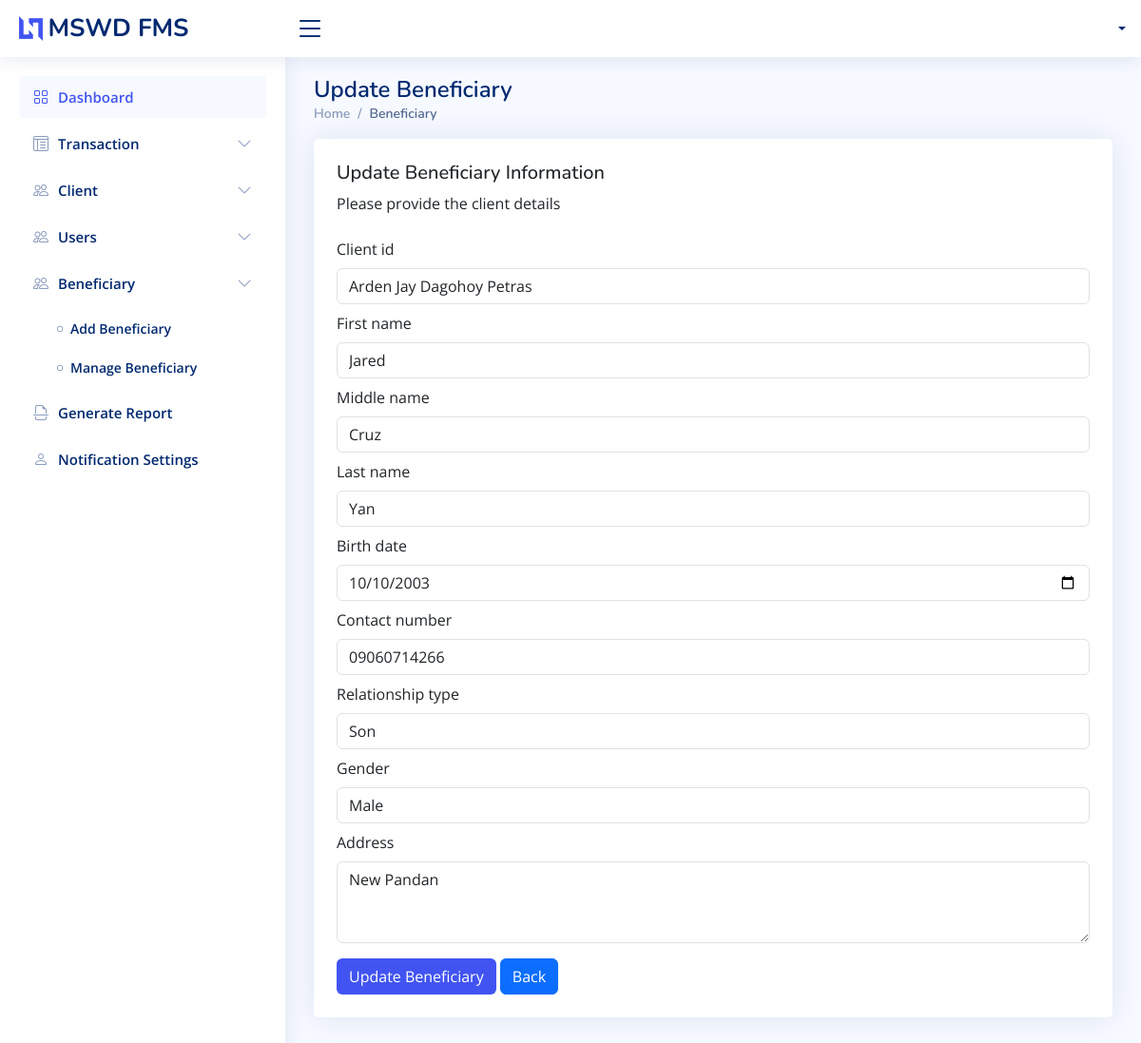
/beneficiary/update/1, run on the app's committed database.
### app/models.py (models this page shows, shortened)
class Beneficiary(models.Model):
    RELATIONSHIP_TYPE = (
        ('Father', 'Father'),
        ('Mother','Mother'),
        ('Son','Son'),
        ('Daughter','Daughter'),
        ('Grand parent', 'Grand parent'),
        ('Brother', 'Brother'),
        ('Sister', 'Sister'),
        ('Grand child', 'Grand child'),
        ('Aunt', 'Aunt'),
        ('Uncle', 'Uncle'),
        ('Niece', 'Niece'),
        ('Nephew', 'Nephew'),
        ('First Cousin', 'First Cousin'),
        ('Cousin', 'Cousin'),
        ('Relative', 'Relative'),
        ('Spouse', 'Spouse'),
        ('Child', 'Child'),
    )
    client_id = models.ForeignKey(
        Client, on_delete=models.SET_NULL, null=True, blank=True
    )
    first_name = models.CharField(max_length=50, null=False, db_index=True)
    middle_name = models.CharField(max_length=50, null=False, db_index=True)
    last_name = models.CharField(max_length=50, null=False, db_index=True)
    birth_date = models.DateField(auto_now_add=False, null=False, db_index=True)
    contact_number = models.CharField(max_length=50, unique=True, db_index=True)
    relationship_type = models.CharField(
        max_length=50, db_index=True, choices=RELATIONSHIP_TYPE,
        null=True, blank=True
    )
    gender = models.CharField(
        max_length=10, db_index=True, choices=(("Male", "Male"), ("Female", "Female"))
    )
    address = models.TextField(max_length=255, null=False)
    date_added = models.DateTimeField(auto_now_add=True)
    class Meta:
        verbose_name = 'Beneficiary'
        verbose_name_plural = 'Beneficiaries'

### app/views.py (the view, shortened to what this page needs)
# urls.py: path('beneficiary/update/<int:pk>', UpdateBeneficiaryView.as_view(), name='update_beneficiary'),
class UpdateBeneficiaryView(UpdateView):
    pk_url_kwarg = "pk"
    model = Beneficiary
    template_name = "update_templates/beneficiary.html"
    form_class = UpdateBeneficiaryForm
    success_url = reverse_lazy("beneficiary")
    def get_context_data(self, **kwargs) -> dict[str, Any]:
        return super().get_context_data(**kwargs)

### app/forms.py
class UpdateBeneficiaryForm(forms.ModelForm):
    def __init__(self, *args, **kwargs):
        super().__init__(*args, **kwargs)
        for field in self.fields.values():
            field.widget.attrs.update({'class': 'form-control'})
    class Meta:
        model = Beneficiary
        fields = '__all__'
        widgets = {
            'birth_date': forms.DateInput(attrs={'type': 'date'}),
            'address': forms.Textarea(attrs={'rows': 3}),
        }

### app/models.py (called while the page is built)
    def get_fullname(self):
        middle_initial = (
            self.middle_name.split()[0].capitalize() if self.middle_name else ""
        )
        return f"{self.first_name} {middle_initial} {self.last_name}".strip()

    def __str__(self) -> str:
        return self.get_fullname()

### app/templates/update_templates/beneficiary.html (shortened to what this page needs)
{% extends './../includes/base.html' %}
{% block content %}
<div class="pagetitle">
    <h1>Update Beneficiary</h1>
    <nav>
        <ol class="breadcrumb">
            <li class="breadcrumb-item">
                <a href="{% url 'dashboard' %}">Home</a>
            </li>
            <li class="breadcrumb-item active">Beneficiary</li>
        </ol>
    </nav>
</div>
<section class="section">
    <div class="row">
        <div class="col-lg-12">
            <div class="card">
                <div class="card-body p-4">
                    <h5>Update Beneficiary Information</h5>
                    <p>Please provide the client details</p>
                    <form method="post">
                        <div class="form-group">
                            {% for input in form %}
                            <label for="{{ input.id_for_label }}" class="form-label mt-2">
                                {{ input.label }}
                            </label>
                            {{ input }}
                    {% endfor %}
                        </div>
                        <div class="form-group mt-3">
                            <input type="submit" value="Update Beneficiary" class="btn bg-custom btn-md">
                            <input type="button" value="Back" onclick="goBack()" class="btn btn-primary btn-md">
                        </div>
                    </form>
                </div>
            </div>
        </div>
    </div>
</section>
{% endblock %}

### static/assets/css/style.css (style rules this page uses)
:root { scroll-behavior: smooth; }
body { font-family: "Open Sans", sans-serif; background: #f6f9ff; color: #444444; }
a { color: #4154f1; text-decoration: none; }
h1, h2, h3, h4, h5, h6 { font-family: "Nunito", sans-serif; }
.pagetitle { margin-bottom: 10px; }
.pagetitle h1 { font-size: 24px; margin-bottom: 0; font-weight: 600; color: #012970; }
.card { margin-bottom: 30px; border: none; border-radius: 5px; box-shadow: 0px 0 30px rgba(1, 41, 112, 0.1); }
.card-body { padding: 0 20px 20px 20px; }
.breadcrumb { font-size: 14px; font-family: "Nunito", sans-serif; color: #899bbd; font-weight: 600; }
.breadcrumb a { color: #899bbd; transition: 0.3s; }
.breadcrumb .breadcrumb-item::before { color: #899bbd; }
.breadcrumb .active { color: #51678f; font-weight: 600; }

### app/templates/includes/base.html (style rules this page uses)
.bg-custom { background-color: #4154f1 !important; color: #ffffff !important; }

### data on the page
Beneficiary: form "Arden Jay Dagohoy Petras" "Jared" "Cruz" "Yan" "10/10/2003" "09060714266" "Son" "Male" "New Pandan"

### other printed values
{{ input.label }} "Client id" "First name" "Middle name" "Last name" "Birth date" "Contact number" "Relationship type" "Gender" "Address"
